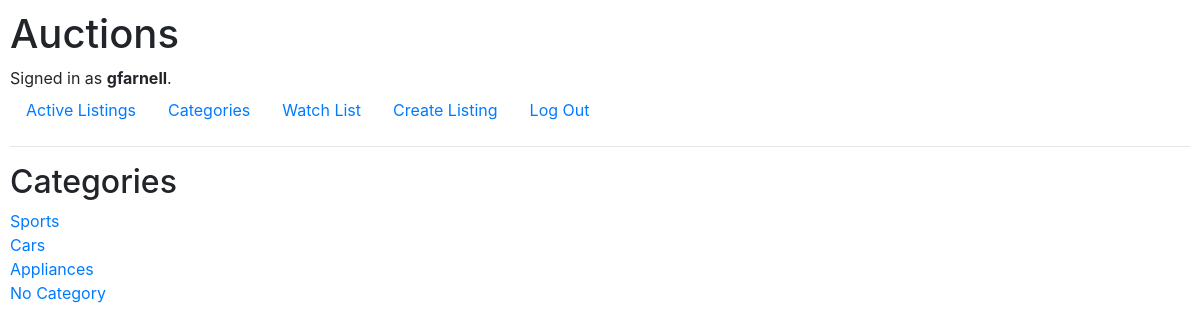
The page /categories (signed in) on the database its author committed.
### auctions/models.py (models this page shows)
class User(AbstractUser):
    pass

class Listings(models.Model):
    creator = models.ForeignKey(
        User, on_delete=models.PROTECT, related_name="get_creator_listings", blank=False)
    buyer = models.ForeignKey(
        User, blank=True, null=True, on_delete=models.PROTECT, related_name="get_buyer_listings")
    watchers = models.ManyToManyField(
        User, blank=True, related_name="get_watched_listings")
    title = models.CharField(max_length=64)
    description = models.CharField(max_length=300)
    startingBid = models.FloatField(max_length=64)
    createdDate = models.DateTimeField(auto_now_add=True)
    active = models.BooleanField(default=True)
    url = models.CharField(max_length=128, blank=True)
    category = models.CharField(
        max_length=64)
    def __str__(self) -> str:
        return f"Listing Title: {self.title} - Starting bid: {self.startingBid} - Watchers: {self.watchers}"

### auctions/views.py (the view)
# urls.py: path("categories", views.categories, name="categories"),
@login_required
def categories(request):
    listing = Listings.objects.all()
    print(listing)
    category = listing.order_by().values('category').distinct()
    print(category)
    categories = list(category)
    return render(request, "auctions/categories.html", {"categories": categories})

### auctions/templates/auctions/categories.html
{% extends "auctions/layout.html" %}
{% load static %}
{% block body %}
<div>
    <ul>
        <h2>Categories</h2>
        {% for category in categories %}
        <ul>
            <li>
                {% if category.category != '' %}
                <a href="{% url 'displayCategoryListings' category.category %}">{{ category.category }}</a>
                {% endif %}
            </li>
        </ul>
        {% endfor %}
</div>
{% endblock %}

### auctions/templates/auctions/layout.html (shortened to what this page needs)
{% load static %}
<!DOCTYPE html>
<html lang="en">
<head>
    <link rel="stylesheet" href="https://stackpath.bootstrapcdn.com/bootstrap/4.4.1/css/bootstrap.min.css"
>
    <link href="{% static 'auctions/styles.css' %}" rel="stylesheet">
</head>
<body>
    <h1>Auctions</h1>
    <div>
        {% if user.is_authenticated %}
        Signed in as <strong>{{ user.username }}</strong>.
        {% else %}
        Not signed in.
        {% endif %}
    </div>
    <ul class="nav">
        {% if user.is_authenticated %}
        <li class="nav-item">
            <a class="nav-link" href="{% url 'activeListings' %}">Active Listings</a>
        </li>
        <li class="nav-item">
            <a class="nav-link" href="{% url 'categories' %}">Categories</a>
        </li>
        <li class="nav-item">
            <a class="nav-link" href="{% url 'displayWatchlist' %}">Watch List</a>
        </li>
        <li class="nav-item">
            <a class="nav-link" href="{% url 'createlisting' %}">Create Listing</a>
        </li>
        <li class="nav-item">
            <a class="nav-link" href="{% url 'logout' %}">Log Out</a>
        </li>
        {% endif %}
    </ul>
    <hr>
    {% block body %}
    {% endblock %}
</body>
</html>

### auctions/static/auctions/styles.css (style rules this page uses)
body { padding: 10px; }
ul { list-style: none; padding-left: 0px; }

### rows shown on the page
User: username "gfarnell"
Listings: category "Sports"
Listings: category "Cars"
Listings: category "Appliances"
Listings: category "No Category"
